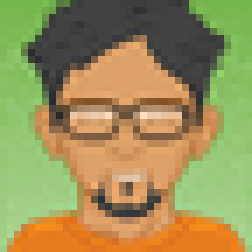
#> input picture python/004_openCV/images/avatar4.png, 36 x 36 px, shrunk from 225 x 225 before the run, found by its file name (shown 7 times larger)
$ python 010_agirlikli_toplama4_bitsel_carpma2.py
#> lines starting #> are read from the running program, lines starting #| are printed output that depends on the picture; after the words box and inside, x2 and y2 are one past the last pixel; in counts of white or black regions, pixels touching at a corner belong together
import cv2
import numpy as np

### DİKKAT arkplan siyah olan görselde tam çalışıyor

## bitsel çarpma
##   010111001
##   011101011
## X__________
##   010101001

## bu işlemlerde amaç arkadaki belirlenen tonu siyah yani 0 yap
# üzerinde çalışılan img ile bitsel çarpma işlemi yap
# belirlenen değerin altındakiler 0 olacağı için ve bu 0'lar her ne ile çarpılacaksa 0 sonuç verir
# geri kalan kısımlar ise 1 ile çarpılacağından kendi renklerini verir ve işlem istenen şekilde maskelenmiş olur....

img1 = cv2.imread("images/avatar4.png")
#> img1 is the input picture: shape (36, 36, 3); mean B, G, R 88.3, 145.1, 155.1
img2 = cv2.imread("images/3.jpg")
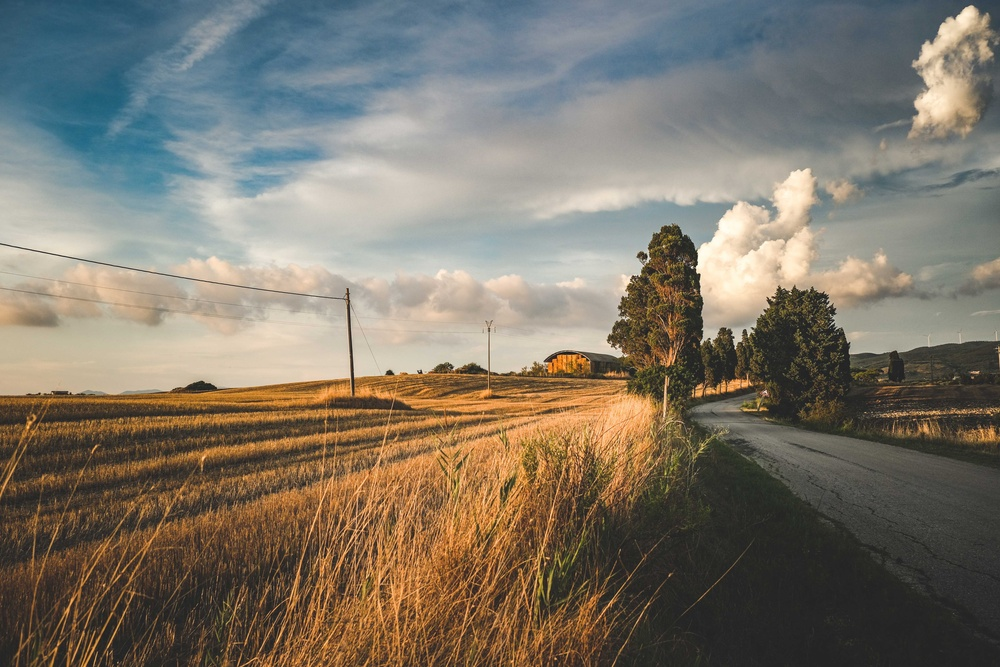
#> input picture python/004_openCV/images/3.jpg, 1000 x 667 px, shrunk from 6240 x 4160 before the run, found by its file name
#> img2 is the input picture: shape (667, 1000, 3); mean B, G, R 105.3, 117.6, 124.7

x,y,z = img1.shape ## 3 değer dödürür (height, weight, kanal)
#> x = 36; y = 36; z = 3
roi = img2[0:x, 0:y] ## 2. resimden 1. resim boyutunda kırpma yapıldı
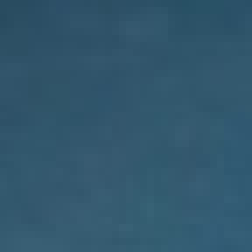
#> roi: shape (36, 36, 3) (shown 7 times larger); mean B, G, R 109, 87.4, 49.8

img1_gray = cv2.cvtColor(img1, cv2.COLOR_BGR2GRAY)
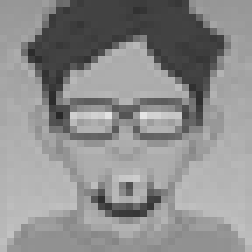
#> img1_gray: shape (36, 36) (shown 7 times larger); min 40, max 229, mean 141.6
ret, mask = cv2.threshold(img1_gray, 10, 255, cv2.THRESH_BINARY)
#> mask: shape (36, 36); every value is 255

mask_inv = cv2.bitwise_not(mask) ## tersleme işlemi // amaç bu fotonun arkaplanı 0 yapılıp ana img'ın görüntüsü ortaya çıksın diye
#> mask_inv: shape (36, 36); every value is 0


img1_bg = cv2.bitwise_and(roi, roi, mask=mask_inv) ## neden roi, roi cünkü yukarda anlatıldığı gibi bitsel çarpma yapılsa
#> img1_bg: shape (36, 36, 3); every value is 0
## örneğin
# 001011      - 11
# 000101      -  5
# -------     -
# 000001      -  1     (11 * 5 != 1)
# işte bu yanlış işelm olöasın diye sadece maskeleme işlemi olsun diye böyle bir şey denemiş
img2_fg = cv2.bitwise_and(img1, img1, mask=mask)

## bu son işlemn ile arka plan 2. görselden alınarak esas image eklenmiş olur
toplam = cv2.add(img1_bg, img2_fg)
img2[0:x, 0:y] = toplam ## bu işlem ile de arka planı değiştirilmiş resim büyük image'e, küçük image boyutunda yerleştirilmiş olur
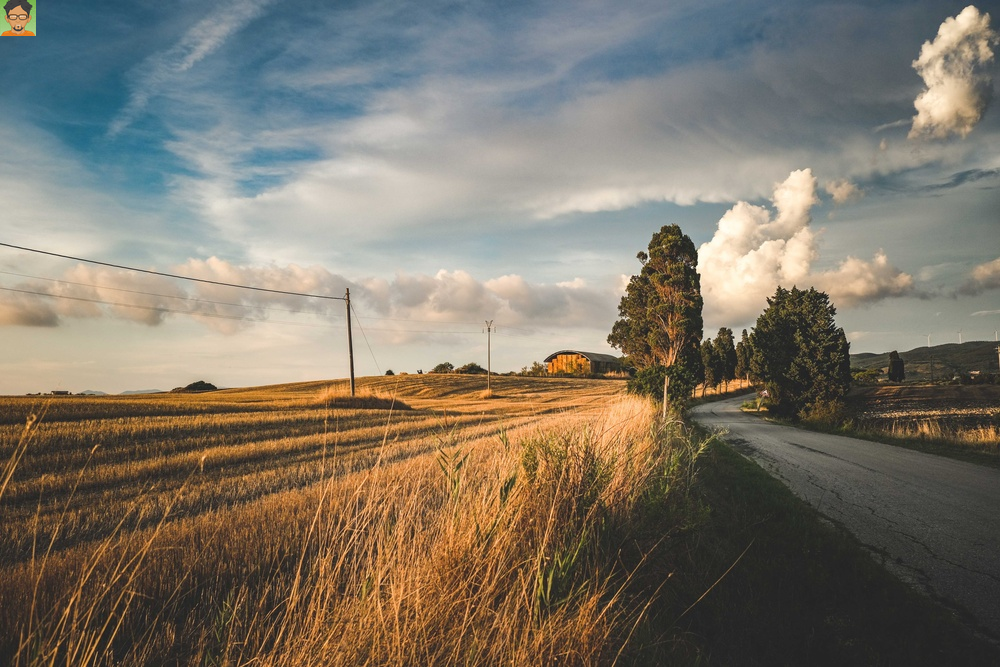
#> img2: shape (667, 1000, 3); 0.19% of pixels changed, all inside (x1, y1, x2, y2) = (0, 0, 36, 36)

cv2.namedWindow("resim", cv2.WINDOW_NORMAL)
cv2.imshow("resim",img2)
cv2.imshow("resim2",toplam)

cv2.waitKey(0)
cv2.destroyAllWindows()
